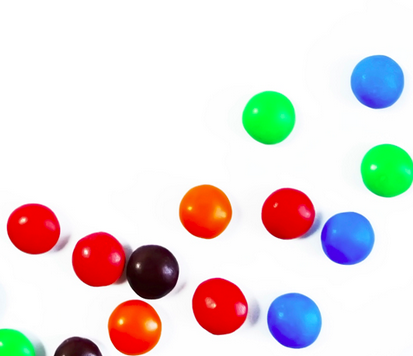
#> input picture lab 5/images/smarties.png, 413 x 356 px
$ python task5.py
#> lines starting #> are read from the running program, lines starting #| are printed output that depends on the picture; after the words box and inside, x2 and y2 are one past the last pixel; in counts of white or black regions, pixels touching at a corner belong together
"""
task5.py
Task 5 - Detecting the Boundary of a Manufactured Part (Canny Edge Detection)

Image: smarties.png (clear circular boundaries, suitable for edge analysis).

Three threshold pairs tested (low threshold fixed, high threshold varies):
  Pair 1 : low=50, high=100  -- low high-T  -> many weak edges promoted
  Pair 2 : low=50, high=150  -- medium       -> balanced result
  Pair 3 : low=50, high=200  -- high high-T  -> only strongest edges survive

Two-threshold hysteresis explained:
  - Pixels > high_T  : definite edge (strong edge)
  - Pixels < low_T   : discarded (not an edge)
  - low_T <= pixel <= high_T : kept only if connected to a strong-edge pixel (weak edge)
"""

import sys
sys.stdout.reconfigure(encoding='utf-8', errors='replace')
import cv2
import numpy as np
import matplotlib
matplotlib.use("Agg")  # save to file without display
import matplotlib.pyplot as plt
import os

os.makedirs("outputs", exist_ok=True)

# -- Load image ----------------------------------------------------------------
img_bgr = cv2.imread("images/smarties.png")
#> img_bgr is the input picture: shape (356, 413, 3); mean B, G, R 219.1, 220.4, 228.9
if img_bgr is None:
    raise FileNotFoundError("images/smarties.png not found. Run download_images.py first.")

img_gray = cv2.cvtColor(img_bgr, cv2.COLOR_BGR2GRAY)
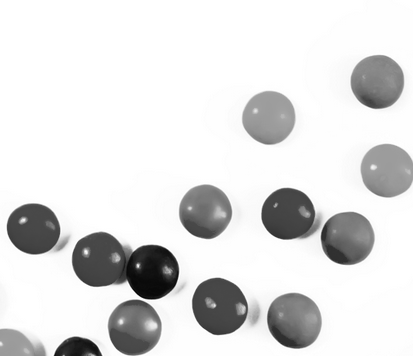
#> img_gray: shape (356, 413); min 4, max 255, mean 222.8
img_rgb  = cv2.cvtColor(img_bgr, cv2.COLOR_BGR2RGB)

# Optional: mild Gaussian blur to reduce noise before edge detection
img_blur = cv2.GaussianBlur(img_gray, (5, 5), 0)

print(f"Image shape: {img_bgr.shape}")
#| Image shape: (356, 413, 3)

# -- Three Canny threshold pairs -----------------------------------------------
PAIRS = [
    (50, 100, "Pair 1\nlow=50, high=100"),
    (50, 150, "Pair 2\nlow=50, high=150"),
    (50, 200, "Pair 3\nlow=50, high=200"),
]

edges = []
for low, high, label in PAIRS:
    e = cv2.Canny(img_blur, low, high)
    edges.append((e, label, low, high))
    n_edge_pixels = np.count_nonzero(e)
    print(f"  {label.replace(chr(10),' ')} -> {n_edge_pixels:,} edge pixels")
#> this loop made 3 passes
#> n_edge_pixels on passes 1 to 3: 3292, 3101, 2991
#|   Pair 1 low=50, high=100 -> 3,292 edge pixels
#|   Pair 2 low=50, high=150 -> 3,101 edge pixels
#|   Pair 3 low=50, high=200 -> 2,991 edge pixels
#> pass 1, `e = cv2.Canny(img_blur, low, high)`:
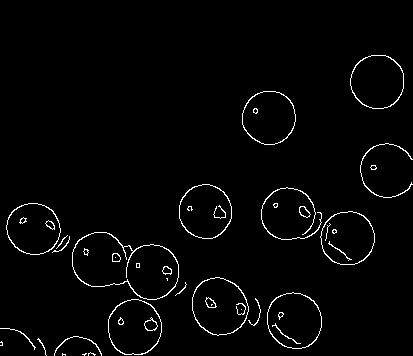
#> e: shape (356, 413); 2.2% white in thin lines or dots, all inside (x1, y1, x2, y2) = (0, 55, 413, 356)
#> pass 2, `e = cv2.Canny(img_blur, low, high)`:
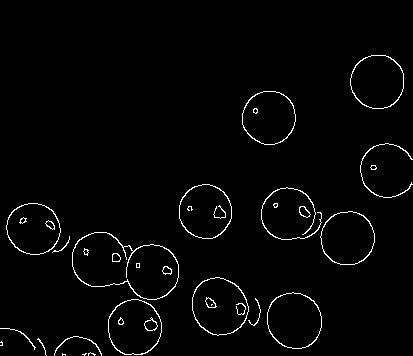
#> e: shape (356, 413); 2.1% white in thin lines or dots, all inside (x1, y1, x2, y2) = (0, 55, 413, 356)
#> after the loop, edges = 3 items

# -- Output figure: Original -> Edge 1 -> Edge 2 -> Edge 3 ----------------------
fig, axes = plt.subplots(1, 4, figsize=(24, 6))
fig.patch.set_facecolor("#0d1117")

axes[0].imshow(img_rgb)
axes[0].set_title("Original\n(Colour Input)", color="white", fontsize=11, fontweight="bold")
axes[0].axis("off")

colours = ["#4fc3f7", "#81c995", "#ffd700"]
for ax, (edge_img, label, low, high), col in zip(axes[1:], edges, colours):
    ax.imshow(edge_img, cmap="gray")
    n = np.count_nonzero(edge_img)
    ax.set_title(f"{label}\n{n:,} edge pixels", color=col,
                 fontsize=10, fontweight="bold")
    ax.axis("off")
#> this loop made 3 passes
#> (high, col, n) on passes 1 to 3: (100, '#4fc3f7', 3292), (150, '#81c995', 3101), (200, '#ffd700', 2991)

fig.suptitle(
    "Task 5 - Canny Edge Detection  (low threshold fixed = 50)\n"
    "Original  ->  Edge Result 1  ->  Edge Result 2  ->  Edge Result 3",
    color="white", fontsize=13, fontweight="bold", y=1.03,
)
plt.tight_layout()
plt.savefig("outputs/task5_output.png", dpi=150, bbox_inches="tight",
            facecolor=fig.get_facecolor())
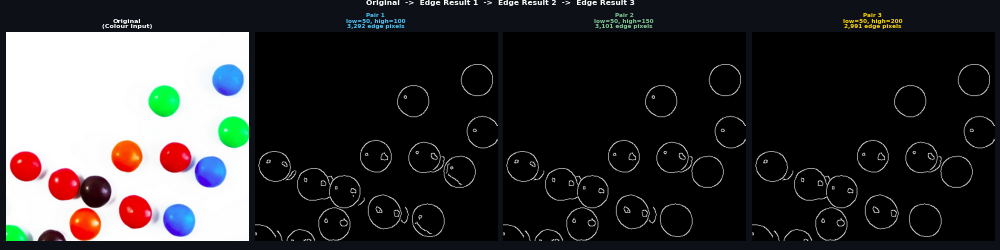
#> figure drawn by matplotlib, 4 panels
plt.close("all")

# -- Report ---------------------------------------------------------------------
print("\n" + "=" * 65)
print("TASK 5 -- CANNY EDGE DETECTION REPORT")
print("=" * 65)
print()
print("Two-threshold hysteresis (from the manual):")
print("  Gradient magnitude > high_T        -> STRONG EDGE  (always kept)")
print("  low_T <= gradient <= high_T           -> WEAK EDGE   (kept only if")
print("                                         connected to a strong edge)")
print("  Gradient magnitude < low_T          -> NOT AN EDGE (discarded)")
print()
print("PAIR 1  (low=50, high=100)  -- Low high-T")
print("  Strong edges : pixels with gradient > 100 (many qualify)")
print("  Weak edges   : pixels 50-100 promoted if connected to strong edges")
print("  Effect       : Many edges detected, including weaker texture")
print("                 edges and some noise-induced false edges inside")
print("                 homogeneous regions. Most boundary edges captured.")
print("  Verdict      : Rich but noisy -- unwanted edges inside candies.")
print()
print("PAIR 2  (low=50, high=150)  -- Medium (balanced)")
print("  Strong edges : pixels with gradient > 150 -- fewer qualify.")
print("  Fewer weak edges promoted (smaller hysteresis chain).")
print("  Effect       : Clean boundary detection; interior texture edges")
print("                 largely suppressed while candy outlines remain.")
print("  Verdict      : Best overall balance for manufactured-part inspection.")
print()
print("PAIR 3  (low=50, high=200)  -- High high-T")
print("  Strong edges : only very steep gradients (> 200) survive.")
print("  Many genuine boundary edges fall below 200 and cannot anchor")
print("  the hysteresis chain -> those segments simply vanish.")
print("  Effect       : Very selective -- only sharpest edges survive.")
print("                 Some candy boundaries are MISSING (broken contours).")
print("  Verdict      : Under-detection; useful only for finding dominant")
print("                 structural boundaries, not complete outlines.")
print()
print("EDGE TAXONOMY FOR THIS IMAGE:")
print("  Strong edges  : Sharpest ring boundaries between candies + background.")
print("  Weak edges    : Softer colour transitions inside candy clusters.")
print("  Missing edges : Boundaries lost at high high-T (Pair 3).")
print("  Unwanted edges: Texture/shadow inside candies at low high-T (Pair 1).")
print()
print("HOW CHANGING THRESHOLDS AFFECTS THE RESULT:")
print("  Increasing high_T -> reduces the set of strong seed edges.")
print("  Without strong seeds, adjacent weak edges are not promoted.")
print("  Result: contours become fragmented or entirely disappear.")
print("  The LOW threshold should remain ~= high_T/3 (Canny's recommendation).")
print("  Fixing low=50 and raising high forces the ratio to deviate,")
print("  demonstrating that high_T is the dominant control parameter.")
print("=" * 65)
print("\nOutput saved -> outputs/task5_output.png")
